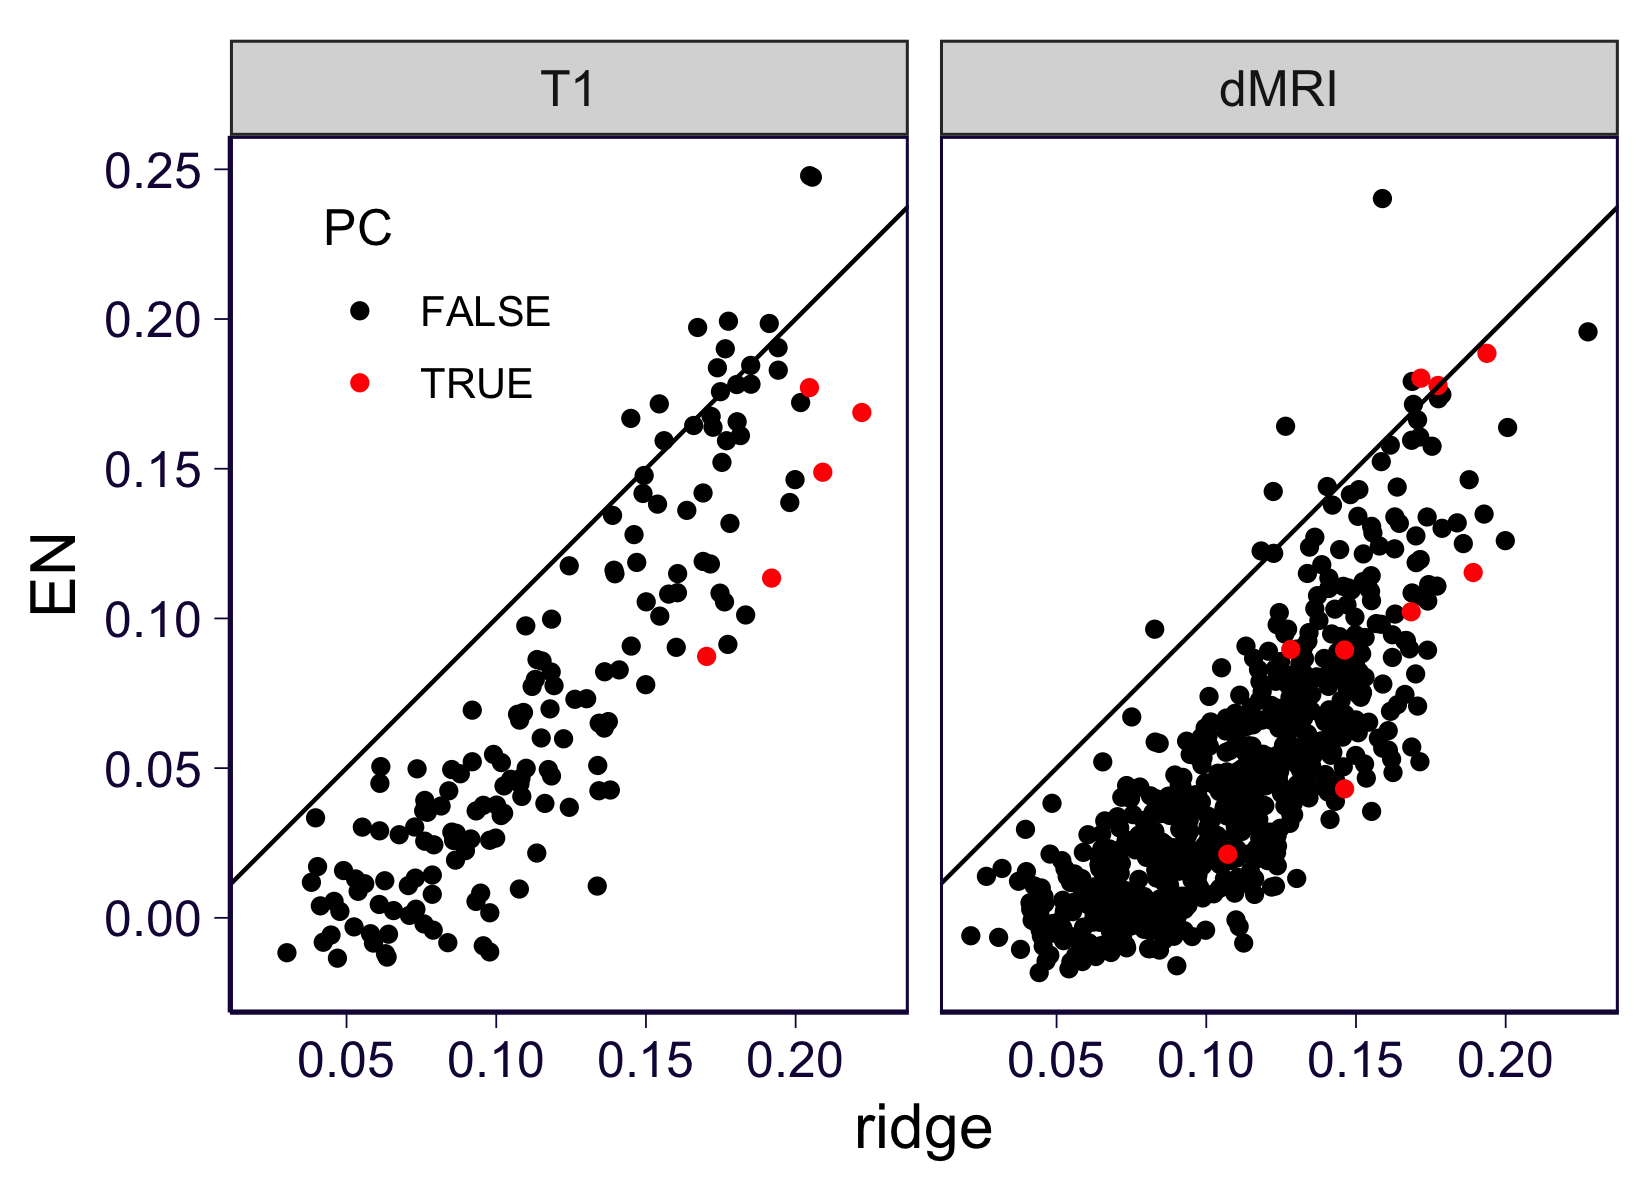

Generate this figure with R:
# setwd('misc_data/supplementary_materials/')

library(ggplot2)
library(dplyr)
theme_set(theme_bw(base_size = 15))
source('https://gist.githubusercontent.com/liangyy/43912b3ecab5d10c89f9d4b2669871c9/raw/3ca651cfa53ffccb8422f432561138a46e93710f/my_ggplot_theme.R')

load_perf = function(wk_dir) {
  files = dir(wk_dir)
  df1 = list()
  for(f in files) {
    tmp = read.table(paste0(wk_dir, f), header = T)
    df1[[length(df1) + 1]] = tmp
  }
  df1 = do.call(rbind, df1)
  df1$phenotype = stringr::str_replace(df1$phenotype, 'x', '-')
  df1
}
# elastic net
df1 = load_perf('~/Desktop/tmp/ukb_idp/gw_elastic_net_t1_2nd/t1.scaled.all_covar.w_pc/')
df2 = load_perf('~/Desktop/tmp/ukb_idp/gw_elastic_net_dmri_2nd/dmri.original.all_covar.w_pc/')
# ridge 
df1r = read.table('~/Desktop/tmp/ukb_idp/gw_ridge_2nd/t1.scaled.all_covar.w_pc.perf.tsv.gz', header = T)
df2r = read.table('~/Desktop/tmp/ukb_idp/gw_ridge_2nd/dmri.original.all_covar.w_pc.perf.tsv.gz', header = T)
df1 = rbind(df1 %>% mutate(model = 'EN'), df1r %>% mutate(model = 'ridge')) %>%
  mutate(is_pc = substr(phenotype, 1, 2) == 'PC')
df2 = rbind(df2 %>% mutate(model = 'EN'), df2r %>% mutate(model = 'ridge')) %>%
  mutate(is_pc = substr(phenotype, 1, 2) == 'PC')

p = rbind(df2 %>% mutate(idp_type = factor('dMRI', levels = c('T1', 'dMRI'))), df1 %>% mutate(idp_type = factor('T1', levels = c('T1', 'dMRI')))) %>% 
  mutate(PC = as.character(is_pc)) %>% 
  reshape2::dcast(phenotype + idp_type + PC ~ model, value.var = 'Spearman') %>% 
  ggplot() + geom_point(aes(x = ridge, y = EN, color = PC)) +
  facet_wrap(~idp_type) + th2 + geom_abline(intercept = 0, slope = 1) + coord_equal() +
  theme(legend.position = c(0.15, 0.8), legend.text = element_text(size = 10), legend.title = element_text(size = 12)) +
  scale_color_manual(values = c('TRUE' = 'red', 'FALSE' = 'black')) 
ggsave('cv_pred_perf.png', p, width = 5.5, height = 4)


# add heritability

df2h = read.table('~/Desktop/tmp/ukb_idp/heritability_2nd_round/dmri.original.all_covar.w_pc.tsv.gz', header = T)
df1h = read.table('~/Desktop/tmp/ukb_idp/heritability_2nd_round/t1.scaled.all_covar.w_pc.tsv.gz', header = T)
df1h$is_pc = substr(df1h$phenotype, 1, 2) == 'PC'
df2h$is_pc = substr(df2h$phenotype, 1, 2) == 'PC'

tmp = rbind(
  inner_join(
    df1 %>% filter(model == 'ridge') %>% select(-is_pc), 
    df1h, by = c('phenotype')
  ) %>% 
    mutate(idp_type = factor('T1', levels = c('T1', 'dMRI'))), 
  inner_join(
    df2 %>% filter(model == 'ridge') %>% select(-is_pc), 
    df2h, by = c('phenotype')
  ) %>% mutate(idp_type = factor('dMRI', levels = c('T1', 'dMRI')))
) 
# tmp %>% mutate(pheno = factor(paste(idp_type, phenotype), levels = paste(idp_type, phenotype)[order(idp_type, h2)]), PC = as.character(is_pc)) %>% 
#   ggplot() + 
#   geom_errorbar(aes(x = pheno, ymax = h2 + 1.96 * h2_SE, ymin = h2 - 1.96 * h2_SE), color = 'gray') + 
#   geom_point(aes(x = pheno, y = h2, color = PC)) +
#   geom_point(aes(x = pheno, y = sign(Pearson) * Pearson^2, color = PC)) +
#   theme(axis.text.x = element_blank(), legend.position = c(0.4, 0.8)) +
#   scale_color_manual(values = c('TRUE' = 'red', 'FALSE' = 'black')) +
#   th2 + 
#   facet_grid(.~idp_type, scales = 'free_x', space = "free_x")
  
  
p = tmp %>% mutate(sign_pred_perf = sign(Spearman) * (Spearman ^ 2)) %>% ggplot() +
  geom_errorbarh(aes(y = sign_pred_perf, xmax = h2 + 1.96 * h2_SE, xmin = h2 - 1.96 * h2_SE), color = 'gray') + 
  geom_point(aes(x = h2, y = sign_pred_perf, color = is_pc)) +
    theme(legend.position = c(0.15, 0.75)) +
    scale_color_manual(values = c('TRUE' = 'red', 'FALSE' = 'black')) +
    th2 + facet_wrap(~idp_type) + ylab('Signed squared \n Spearman correlation') 
ggsave('cv_pred_perf_vs_h2.png', p, width = 7, height = 3.5)
